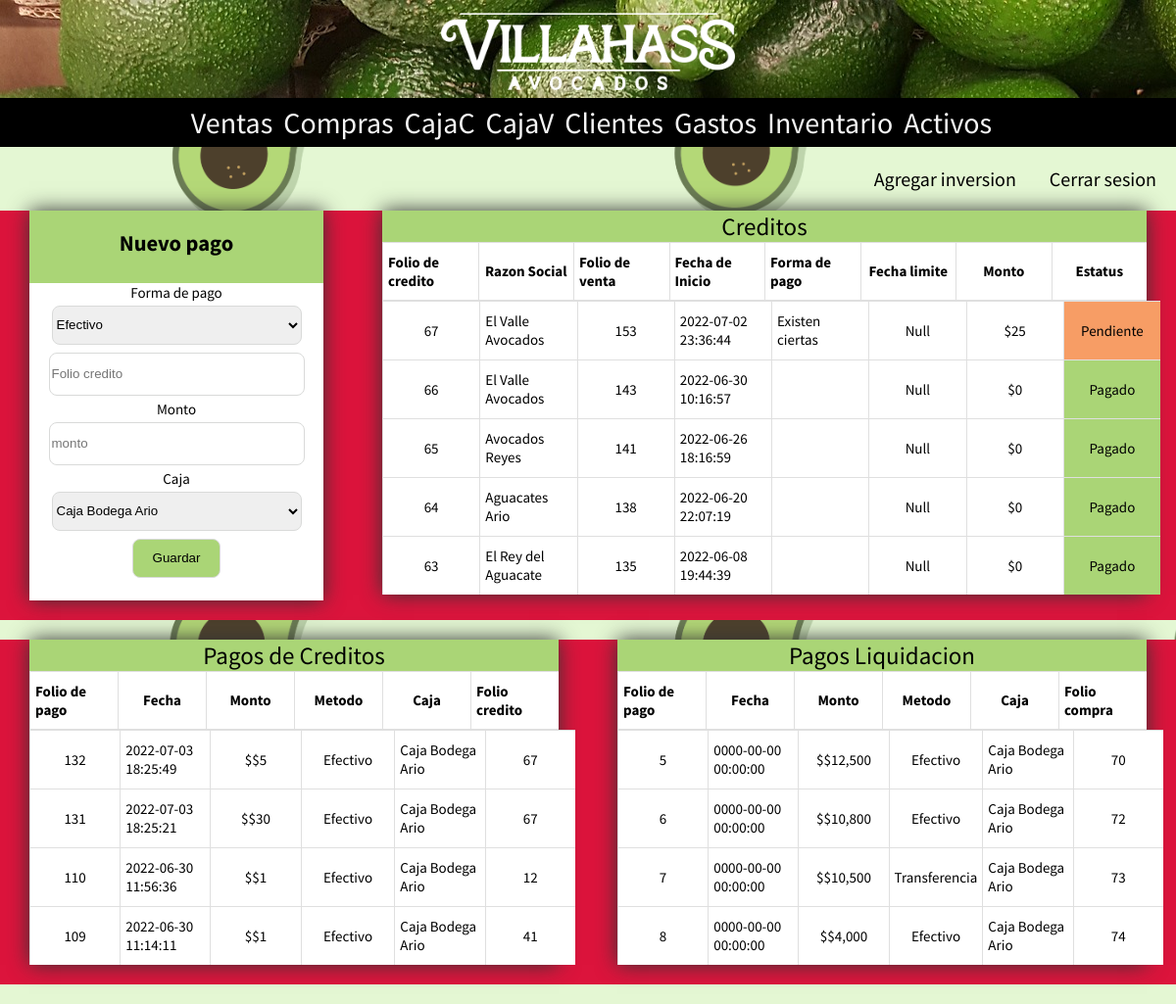
The page /caja_menu.php (signed in) on the database its author committed.
### tables this page shows
CREATE TABLE `creditos` (
  `id_credito` int(11) NOT NULL,
  `fecha_inicio` datetime NOT NULL DEFAULT current_timestamp(),
  `monto_debe` double NOT NULL,
  `id_pago` int(11) DEFAULT NULL,
  `folio_venta` int(11) DEFAULT NULL,
  `Estado` tinytext NOT NULL DEFAULT 'Pendiente',
  `notas` text NOT NULL
);

CREATE TABLE `cliente` (
  `id_cliente` int(11) NOT NULL,
  `Nombre` varchar(25) DEFAULT NULL,
  `ApetPa` varchar(25) DEFAULT NULL,
  `ApetMa` varchar(25) DEFAULT NULL,
  `telefono` varchar(10) DEFAULT NULL,
  `razon_social` varchar(50) DEFAULT NULL,
  `direccion` varchar(70) DEFAULT NULL
);

CREATE TABLE `pagos` (
  `id_pago` int(11) NOT NULL,
  `monto` double NOT NULL,
  `fecha` datetime NOT NULL DEFAULT current_timestamp(),
  `metodo` varchar(30) NOT NULL,
  `id_caja` int(11) NOT NULL,
  `id_credito` int(11) NOT NULL
);

CREATE TABLE `caja` (
  `id_caja` int(11) NOT NULL,
  `nombre` varchar(30) NOT NULL,
  `dinero` double NOT NULL
);

CREATE TABLE `ventas` (
  `folio` int(11) NOT NULL,
  `fecha` datetime NOT NULL DEFAULT current_timestamp(),
  `total` double NOT NULL,
  `num_factura` varchar(30) NOT NULL,
  `id_cliente` int(11) NOT NULL,
  `id_credito` int(11) DEFAULT NULL,
  `id_pago` int(11) DEFAULT NULL,
  `id_precio` int(11) DEFAULT NULL
);

### includes/metodos.php (called while the page is built)
<?php
function formatoDinero($suma){
    $dineroS = (string) $suma;
                   $cont=0;
                   $final="";
                   for ($i = strlen($dineroS)-1 ; $i >= 0; $i--){
                       if($cont == 3){
                           $final = $final.",";
                           $cont=0;
                       }
                       $final = $final.$dineroS[$i];
                       $cont++;
                   }
       $final = strrev($final);
       $final = "$".$final;
       return $final;
   }
?>

### caja_menu.php (the view, shortened to what this page needs)
<?php
    include 'includes/header.php';
    include 'includes/metodos.php';
?>
<div class="menu_caja1">
    <div class="formulario cliente">
       <div class="titulo-modal">
            <h2>Nuevo pago</h2>
       </div>
        <form action="pagos.php" method="post">
            <label for="metodo">Forma de pago</label>
                <select name="metodo" id="metodo">
                    <option value="Efectivo">Efectivo</option>
                </select>
            <input type="number" placeholder="Folio credito" name="folioCredito">
            <label for="monto"> Monto </label>
            <input type="number" placeholder="monto" name="monto" id="monto" min="1">
            <label for="caja"> Caja </label>
            <select name="caja" id="caja">
                <?php
                    $cajas = "SELECT id_caja, nombre FROM caja limit 3";
                    $resultado = mysqli_query($conn, $cajas);
                    while($row = mysqli_fetch_assoc($resultado)) {?>
                        <?php $id = $row["id_caja"]?>
                        <option value="<?php echo $id?>"> <?php echo $row["nombre"]?> </option>
                <?php } ?>
            </select>
            <input type="submit" value="Guardar">
        </form>
    </div>
    <div class="creditos__tabla">
        <div class="tabla_creditos">
            <div class="titulo">Creditos</div>
            <div class="cabeceras-8">
                <div class="table_header">Folio de credito</div>
                <div class="table_header">Razon Social</div>
                <div class="table_header">Folio de venta</div>
                <div class="table_header">Fecha de Inicio</div>
                <div class="table_header">Forma de pago</div>
                <div class="table_header">Fecha limite</div>
                <div class="table_header">Monto</div>
                <div class="table_header">Estatus</div>
            </div>
            <div class="tabla creditos">
                    <?php
                    $creditos = "SELECT c.id_credito,  cl.razon_social, c.folio_venta, c.fecha_inicio,
                    c.notas, c.monto_debe, c.Estado FROM creditos AS c
                    INNER JOIN ventas AS v
                    ON c.folio_venta = v.folio
                    INNER JOIN cliente AS cl
                    ON v.id_cliente = cl.id_cliente
                    ORDER BY c.id_credito DESC";
                    $resultado = mysqli_query($conn, $creditos);
                    while($row = mysqli_fetch_assoc($resultado)) {?>
                        <?php  $dinero = $row['monto_debe'];
                            $final = formatoDinero($dinero); ?>
                            <div class="table_item"> <?php echo $row["id_credito"] ?> </div>
                            <div class="table_item"> <?php echo $row["razon_social"] ?> </div>
                            <div class="table_item"> <?php echo $row["folio_venta"] ?> </div>
                            <div class="table_item"> <?php echo $row["fecha_inicio"] ?> </div>
                            <div class="table_item"><?php echo $row["notas"] ?></div>
                            <div class="table_item"> Null  </div>
                            <div class="table_item"> <?php echo $final ?> </div>
                            <?php if ($row["Estado"] == "Pendiente"){?>
                            <div class="table_item estatusDebe"> <?php echo $row["Estado"] ?> </div>
                            <?php } else{?>
                            <div class="table_item estatusPagado"> <?php echo $row["Estado"] ?> </div>
                                <?php } ?>
                    <?php } ?>
                </div>
        </div>
    </div>
</div>
<div class="menu_caja1">
    <div class="ventas__menu">
        <div class="tabla_pagos">
            <div class="titulo">Pagos de Creditos</div>
            <div class="cabeceras">
                <div class="table_header">Folio de pago</div>
                <div class="table_header">Fecha</div>
                <div class="table_header">Monto</div>
                <div class="table_header">Metodo</div>
                <div class="table_header">Caja</div>
                <div class="table_header">Folio credito</div>
            </div>
            <div class="tabla pagos">
                <?php
                $ventas = "SELECT a.id_pago, b.nombre, a.fecha, a.monto, a.metodo, a.id_caja, id_credito FROM
                pagos a INNER JOIN caja b on a.id_caja = b.id_caja WHERE a.id_credito > 0 ORDER BY a.id_pago DESC";
                $resultado = mysqli_query($conn, $ventas);
                while($row = mysqli_fetch_assoc($resultado)) {?>
                <?php  $dinero = $row['monto'];
                    $dineroTabla =  formatoDinero($dinero);
                        ?>
                <div class="table_item"> <?php echo $row["id_pago"] ?> </div>
                <div class="table_item"> <?php echo $row["fecha"] ?> </div>
                <div class="table_item"> <?php echo "$"."$dineroTabla" ?> </div>
                <div class="table_item"> <?php echo $row["metodo"] ?> </div>
                <div class="table_item"> <?php echo $row["nombre"] ?> </div>
                <div class="table_item"> <?php echo $row["id_credito"] ?> </div>
                <?php } ?>
            </div>
        </div>
    </div>
    <div class="ventas__menu">
        <div class="tabla_pagos">
            <div class="titulo">Pagos Liquidacion</div>
            <div class="cabeceras">
                <div class="table_header">Folio de pago</div>
                <div class="table_header">Fecha</div>
                <div class="table_header">Monto</div>
                <div class="table_header">Metodo</div>
                <div class="table_header">Caja</div>
                <div class="table_header">Folio compra</div>
            </div>
            <div class="tabla pagos">
                <?php
                $ventas = "SELECT a.id_pago, b.nombre, a.fecha, a.monto, a.metodo, a.id_caja, c.folio
                FROM pagos a INNER JOIN caja b
                on a.id_caja = b.id_caja
                INNER JOIN ventas c
                ON c.id_pago = a.id_pago";
                $resultado = mysqli_query($conn, $ventas);
                while($row = mysqli_fetch_assoc($resultado)) {?>
                <?php  $dinero = $row['monto'];
                    $dineroTabla =  formatoDinero($dinero);
                        ?>
                <div class="table_item"> <?php echo $row["id_pago"] ?> </div>
                <div class="table_item"> <?php echo $row["fecha"] ?> </div>
                <div class="table_item"> <?php echo "$"."$dineroTabla" ?> </div>
                <div class="table_item"> <?php echo $row["metodo"] ?> </div>
                <div class="table_item"> <?php echo $row["nombre"] ?> </div>
                <div class="table_item"> <?php echo $row["folio"] ?> </div>
                <?php } ?>
            </div>
        </div>
    </div>
</div>

### includes/cabecera.css (style rules this page uses)
body { margin: 0; padding: 0; background-color: #f5f1f1; font-family: "Source Sans Pro", sans-serif; font-size: 20px; background-image: url(../img/fondo2.jpg); background-size: contain; }
.menu_caja1 { display: flex; flex-direction: row; flex-wrap: wrap; justify-content: space-around; margin-bottom: 20px; height: auto; background: crimson; }
.formulario { width: 300px; height: 389px; background-color: #aad576; box-shadow: 0 0 20px #333; text-align: center; font-size: 15px; }
.cliente { height: auto; margin-bottom: 20px; }
.formulario form { width: 100%; background-color: white; margin-right: auto; margin-left: auto; display: flex; flex-direction: column; align-items: center; }
form input { width: 85%; height: 40px; margin: 4px 0; border-radius: 8px; border: 1px solid #d9dad9; }
form select { width: 85%; height: 40px; margin: 4px 0; border-radius: 8px; border: 1px solid #d9dad9; }
input[type="submit"] { margin-bottom: 23px; background: #aad576; width: auto; padding: 0 20px; }
.tabla { width: 200 px; height: 400px; display: grid; grid-template-columns: repeat(9, 1fr); grid-auto-rows: 60px; overflow-y: scroll; overflow-x: scroll; background-color: white; }
.cabeceras { width: 200 px; height: 60px; display: grid; grid-template-columns: repeat(6, 1fr); grid-auto-rows: 60px; background-color: white; }
.cabeceras-8 { width: 100%; height: 60px; display: grid; grid-template-columns: repeat(8, 1fr); grid-auto-rows: 60px; background: #fff; }
.creditos__tabla { width: 65%; background: none; height: auto; }
.ventas__menu { width: 45%; height: auto; }
.creditos { width: 101.8%; grid-template-columns: repeat(8, 1fr); margin: auto; height: 300px; margin-bottom: 20px; grid-auto-rows: 60px; }
.pagos { width: 103.1%; grid-template-columns: repeat(6, 1fr); margin: auto; height: 240px; margin-bottom: 20px; grid-auto-rows: 60px; overflow: auto; }
.table_header, .table_item { display: flex; justify-content: center; align-items: center; font-size: 15px; border-top: 1px solid #dfdfdf; border-left: 1px solid #dfdfdf; padding: 5px; }
.table_header { font-weight: bold; border-bottom: 1px solid #dfdfdf; }
.tabla_creditos { width: 100%; box-shadow: 0 0 20px #333; }
.tabla_pagos { width: 100%; box-shadow: 0 0 20px #333; }
.titulo { background-color: #aad576; display: flex; align-items: center; justify-content: center; font-size: 25px; width: 100%; }
.estatusDebe { background-color: #f79d65; }
.estatusPagado { background-color: #aad576; }
.titulo-modal { background: #aad576; padding-top: 1px; padding-bottom: 1px; margin-bottom: 7px; }

### rows shown on the page
creditos: id_credito "67", cliente.razon_social "El Valle Avocados", folio_venta "153", fecha_inicio "2022-07-02 23:36:44", notas "Existen ciertas", monto_debe "$25", Estado "Pendiente"
creditos: id_credito "66", cliente.razon_social "El Valle Avocados", folio_venta "143", fecha_inicio "2022-06-30 10:16:57", monto_debe "$0", Estado "Pagado"
creditos: id_credito "65", cliente.razon_social "Avocados Reyes", folio_venta "141", fecha_inicio "2022-06-26 18:16:59", monto_debe "$0", Estado "Pagado"
creditos: id_credito "64", cliente.razon_social "Aguacates Ario", folio_venta "138", fecha_inicio "2022-06-20 22:07:19", monto_debe "$0", Estado "Pagado"
creditos: id_credito "63", cliente.razon_social "El Rey del Aguacate", folio_venta "135", fecha_inicio "2022-06-08 19:44:39", monto_debe "$0", Estado "Pagado"
pagos: id_pago "132", fecha "2022-07-03 18:25:49", monto "$5", metodo "Efectivo", id_caja.nombre "Caja Bodega Ario", id_credito "67"
pagos: id_pago "131", fecha "2022-07-03 18:25:21", monto "$30", metodo "Efectivo", id_caja.nombre "Caja Bodega Ario", id_credito "67"
pagos: id_pago "110", fecha "2022-06-30 11:56:36", monto "$1", metodo "Efectivo", id_caja.nombre "Caja Bodega Ario", id_credito "12"
pagos: id_pago "109", fecha "2022-06-30 11:14:11", monto "$1", metodo "Efectivo", id_caja.nombre "Caja Bodega Ario", id_credito "41"
pagos: id_pago "5", fecha "0000-00-00 00:00:00", monto "$12,500", metodo "Efectivo", id_caja.nombre "Caja Bodega Ario", ventas.folio "70"
pagos: id_pago "6", fecha "0000-00-00 00:00:00", monto "$10,800", metodo "Efectivo", id_caja.nombre "Caja Bodega Ario", ventas.folio "72"
pagos: id_pago "7", fecha "0000-00-00 00:00:00", monto "$10,500", metodo "Transferencia", id_caja.nombre "Caja Bodega Ario", ventas.folio "73"
pagos: id_pago "8", fecha "0000-00-00 00:00:00", monto "$4,000", metodo "Efectivo", id_caja.nombre "Caja Bodega Ario", ventas.folio "74"

### other values the page prints
form field caja "Caja Bodega Ario"
